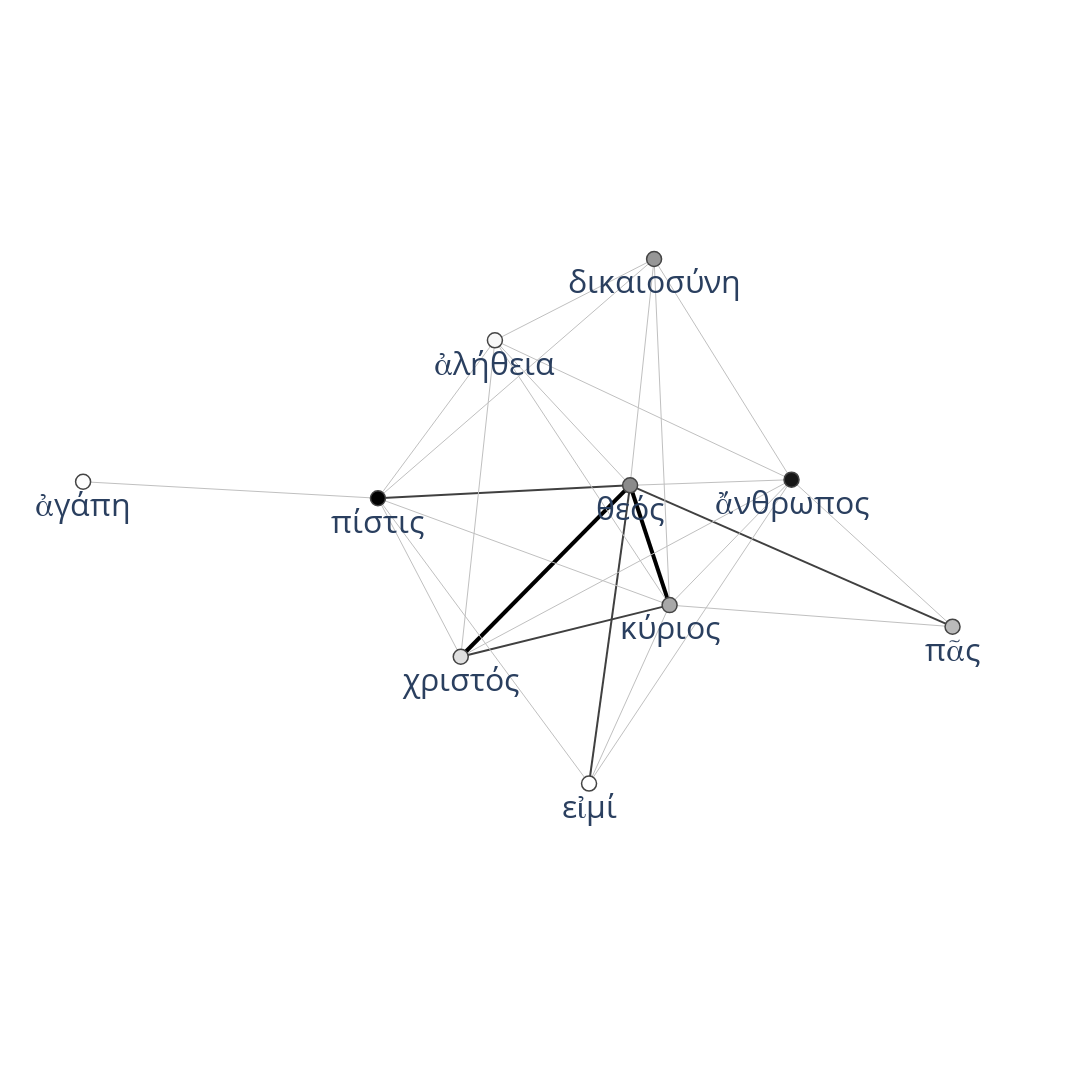

The code cell stored with this chart in its notebook:
### Code cell
G = authors_df[authors_df["author"].str.contains("Pauline ")]["dikaiosyne_G_sents"].tolist()[0]
fig = textnet.draw_2d_network(G, 1800, 1200, 32)
fig.show()

### Figure 1 — Plotly figure (JSON) as saved in the notebook; plotly's stock layout.template omitted (floating-point values rounded to 4 significant figures)
{"data": [{"line": {"color": "#000000", "width": 4}, "mode": "lines", "type": "scatter", "x": [0.1226, 0.2037, null, 0.1226, -0.2249, null], "y": [0.07449, -0.1713, null, 0.07449, -0.2772, null]}, {"line": {"color": "#404040", "width": 2}, "mode": "lines", "type": "scatter", "x": [0.7843, 0.1226, null, -0.3949, 0.1226, null, 0.1226, 0.03836, null, 0.2037, -0.2249, null], "y": [-0.2156, 0.07449, null, 0.04804, 0.07449, null, 0.07449, -0.5375, null, -0.1713, -0.2772, null]}, {"line": {"color": "#C0C0C0", "width": 1}, "mode": "lines", "type": "scatter", "x": [0.7843, 0.4539, null, 0.7843, 0.2037, null, 0.4539, 0.1718, null, 0.4539, 0.1226, null, 0.4539, 0.2037, null, 0.4539, -0.2249, null, 0.4539, 0.03836, null, 0.4539, -0.1548, null, -0.3949, 0.1718, null, -0.3949, -1, null, -0.3949, 0.2037, null, -0.3949, -0.2249, null, -0.3949, 0.03836, null, -0.3949, -0.1548, null, 0.1718, 0.1226, null, 0.1718, 0.2037, null, 0.1718, -0.1548, null, 0.1226, -0.1548, null, 0.2037, 0.03836, null, 0.2037, -0.1548, null, -0.2249, -0.1548, null], "y": [-0.2156, 0.08606, null, -0.2156, -0.1713, null, 0.08606, 0.5391, null, 0.08606, 0.07449, null, 0.08606, -0.1713, null, 0.08606, -0.2772, null, 0.08606, -0.5375, null, 0.08606, 0.3721, null, 0.04804, 0.5391, null, 0.04804, 0.08192, null, 0.04804, -0.1713, null, 0.04804, -0.2772, null, 0.04804, -0.5375, null, 0.04804, 0.3721, null, 0.5391, 0.07449, null, 0.5391, -0.1713, null, 0.5391, 0.3721, null, 0.07449, 0.3721, null, -0.1713, -0.5375, null, -0.1713, 0.3721, null, -0.2772, 0.3721, null]}, {"hoverinfo": "text", "hovertext": ["3", "7", "7", "5", "8", "1", "8", "5", "4", "6"], "marker": {"color": [24, 52, 56, 30, 32, 5, 27, 15, 4, 7], "colorbar": {"thickness": 30, "title": {"side": "right", "text": "degree"}, "xanchor": "left"}, "colorscale": [[0, "rgb(255,255,255)"], [0.125, "rgb(240,240,240)"], [0.25, "rgb(217,217,217)"], [0.375, "rgb(189,189,189)"], [0.5, "rgb(150,150,150)"], [0.625, "rgb(115,115,115)"], [0.75, "rgb(82,82,82)"], [0.875, "rgb(37,37,37)"], [1, "rgb(0,0,0)"]], "line": {"width": 1.5}, "showscale": false, "size": 15}, "mode": "markers+text", "text": ["πᾶς", "ἄνθρωπος", "πίστις", "δικαιοσύνη", "θεός", "ἀγάπη", "κύριος", "χριστός", "εἰμί", "ἀλήθεια"], "textfont": {"size": 32}, "textposition": "bottom center", "type": "scatter", "x": [0.7843, 0.4539, -0.3949, 0.1718, 0.1226, -1, 0.2037, -0.2249, 0.03836, -0.1548], "y": [-0.2156, 0.08606, 0.04804, 0.5391, 0.07449, 0.08192, -0.1713, -0.2772, -0.5375, 0.3721]}, {"hoverinfo": "text", "marker": {"opacity": 0}, "mode": "markers", "opacity": 0, "text": ["19", "42", "27", "3", "22", "10", "26", "13", "8", "3", "40", "16", "20", "29", "15", "12", "3", "3", "4", "59", "95", "49", "19", "56", "25", "8", "9"], "type": "scatter", "x": [0.6191, 0.4535, 0.494, 0.3128, 0.2883, 0.3288, 0.1145, 0.2461, 0.1495, -0.1115, -0.1361, -0.6974, -0.09561, -0.3099, -0.1783, -0.2749, 0.1472, 0.1877, 0.00849, 0.1631, -0.05116, 0.08049, -0.01611, -0.01064, 0.121, 0.02442, -0.1899], "y": [-0.06477, -0.07056, -0.1935, 0.3126, 0.08027, -0.04263, -0.09559, -0.2257, 0.2291, 0.2936, 0.06127, 0.06498, -0.06164, -0.1146, -0.2447, 0.2101, 0.3068, 0.1839, 0.4556, -0.04841, -0.1014, -0.2315, 0.2233, -0.2243, -0.3544, 0.1004, 0.04744]}], "layout": {"autosize": false, "height": 1200, "hovermode": "closest", "margin": {"b": 10, "l": 10, "r": 10, "t": 10}, "plot_bgcolor": "rgba(0,0,0,0)", "showlegend": false, "title": {"font": {"size": 16}}, "width": 1800, "xaxis": {"range": [-1.15, 1.05], "showgrid": false, "showticklabels": false, "zeroline": false}, "yaxis": {"range": [-1.15, 1.05], "showgrid": false, "showticklabels": false, "zeroline": false}}}
